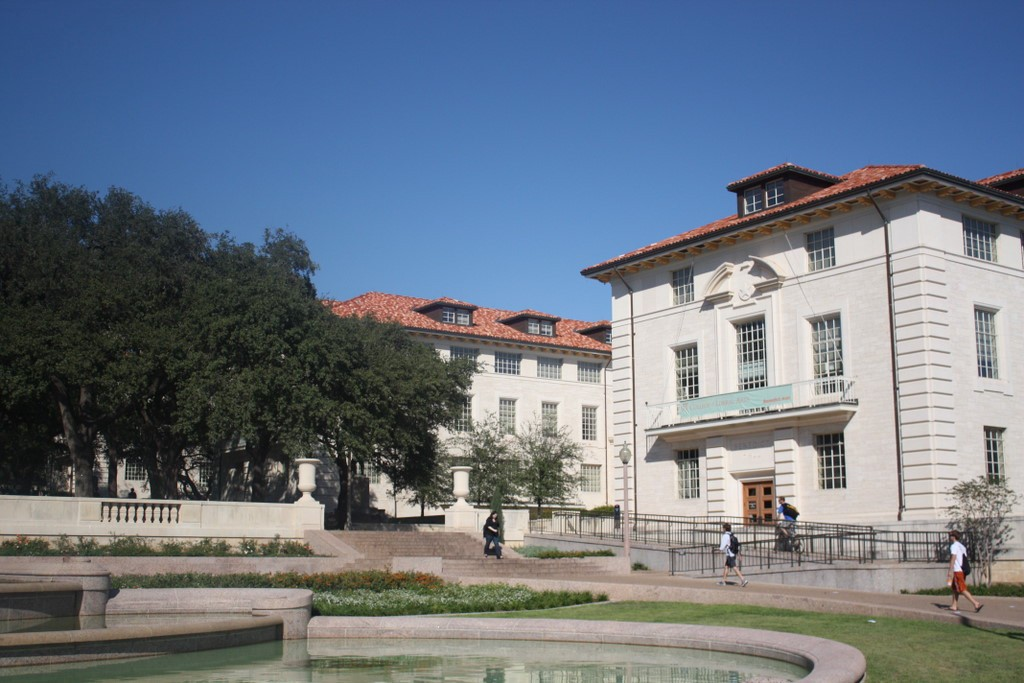
#> input picture foto1A.jpg, 1024 x 683 px, given in place of dog2.jpg, which was not available
$ python 7_blend.py
#> lines starting #> are read from the running program, lines starting #| are printed output that depends on the picture; pictures that were not available may be replaced by others from this repository, and a replacement may not be noted
import numpy as np
import cv2
parrot = cv2.imread('dog2.jpg', 0)
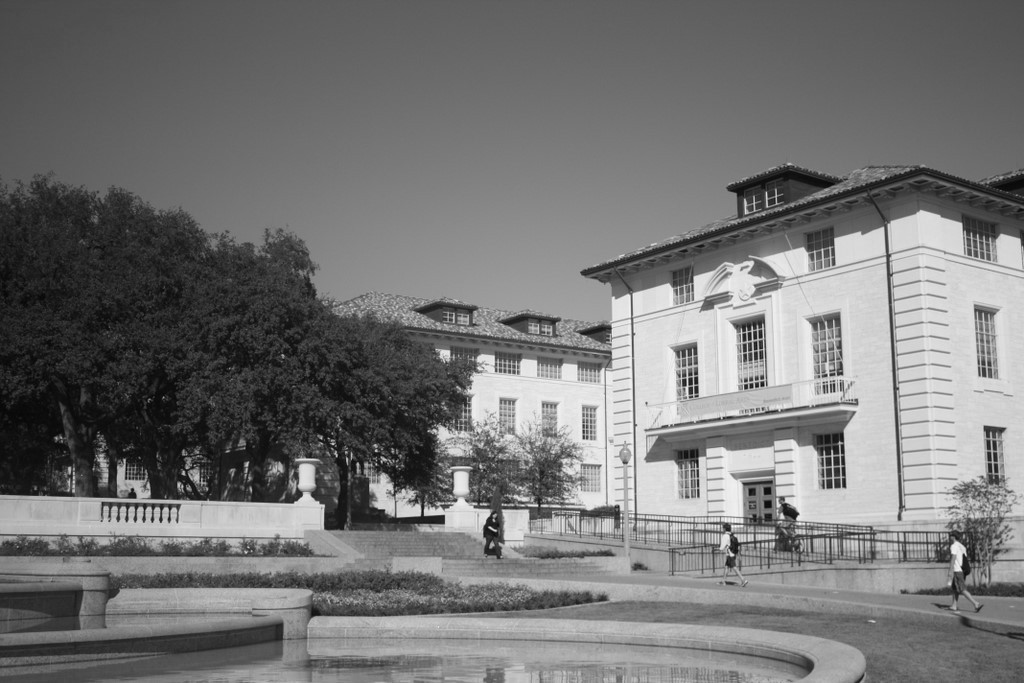
#> parrot: shape (683, 1024); min 3, max 254, mean 117
lion = cv2.imread('space_background.jpg', 0)
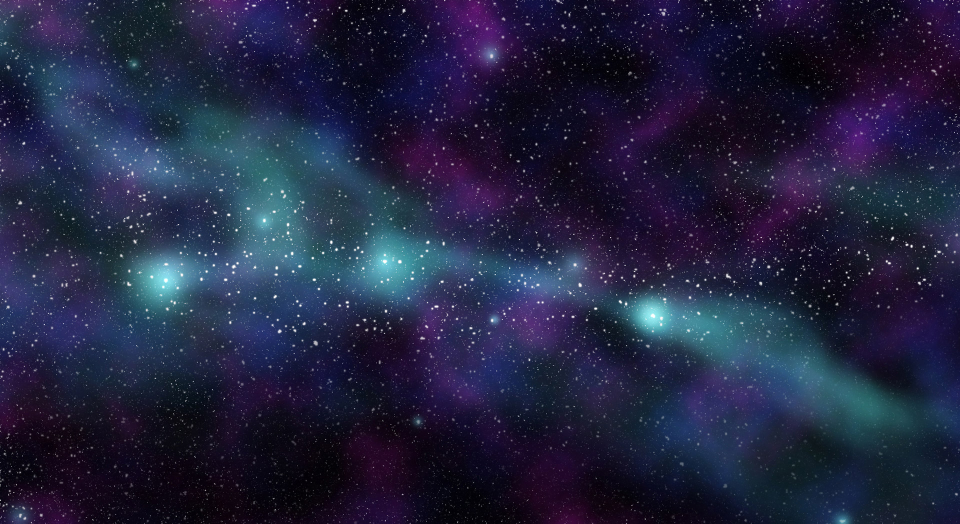
#> input picture space_background.jpg, 1920 x 1047 px (shown at 1/2 size)
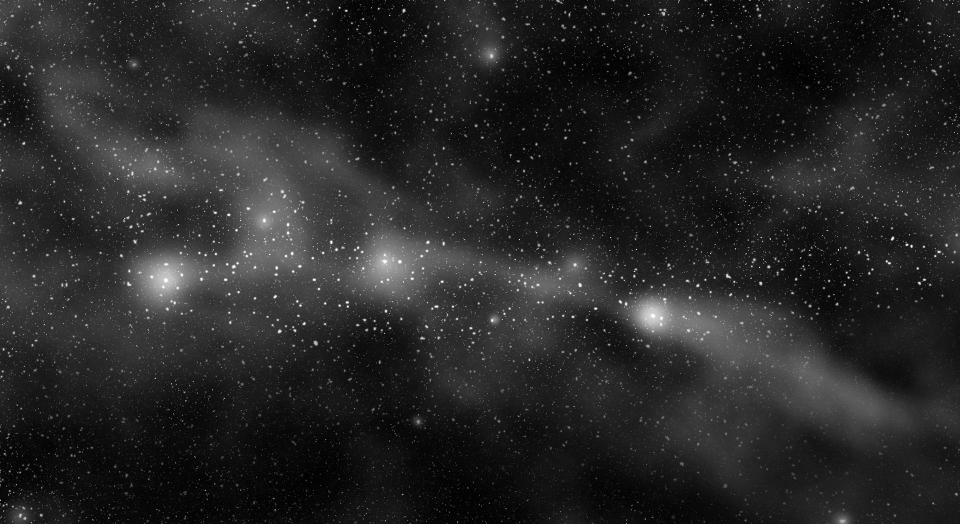
#> lion: shape (1047, 1920) (shown at 1/2 size); min 0, max 255, mean 38.3
# weight_img1=float(input().strip())
# weight_img2=1.0-weight_img1
lion_resized = cv2.resize(lion, (parrot.shape[1], parrot.shape[0]))
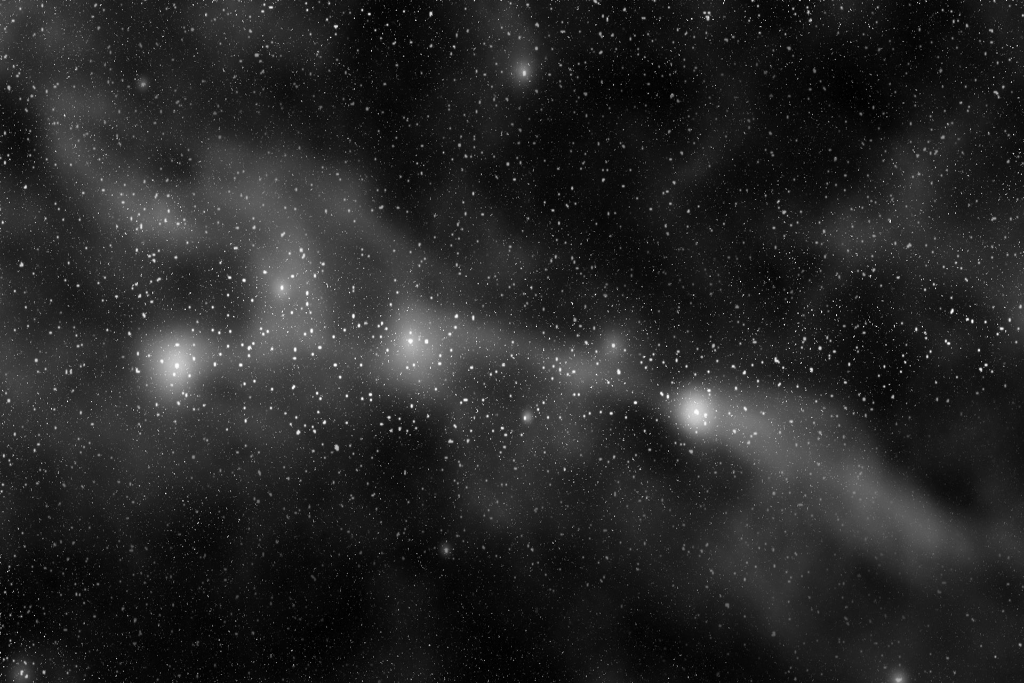
#> lion_resized: shape (683, 1024); min 0, max 255, mean 38.2
img = cv2.addWeighted(parrot, 0.7, lion_resized, 0.3, 0.0)
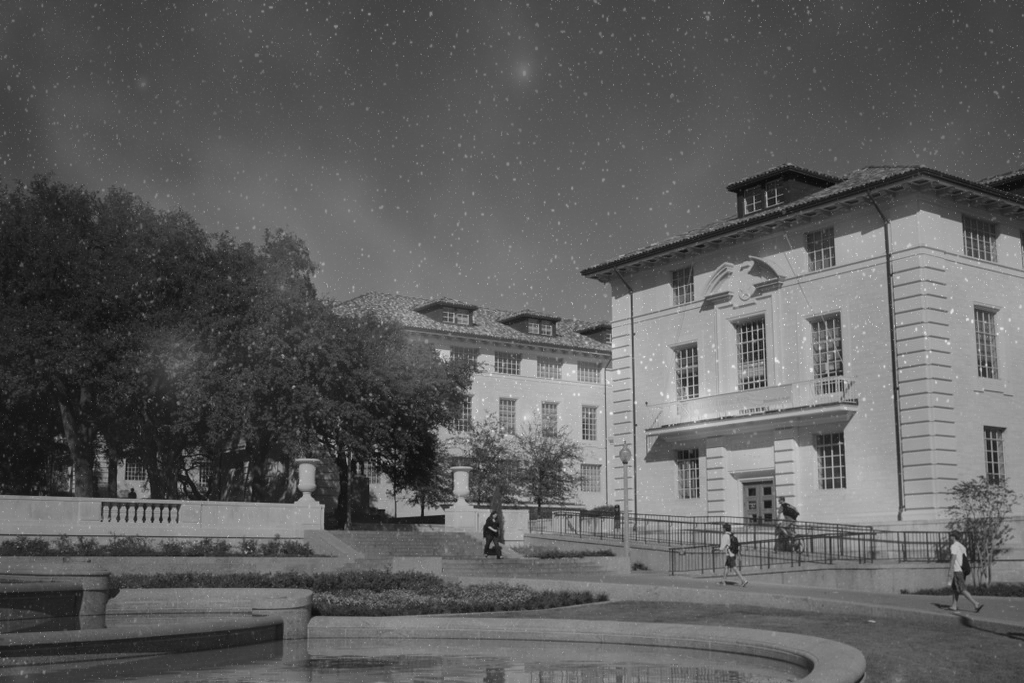
#> img: shape (683, 1024); min 10, max 237, mean 93.4
cv2.imshow('image', img)
cv2.waitKey(0)
